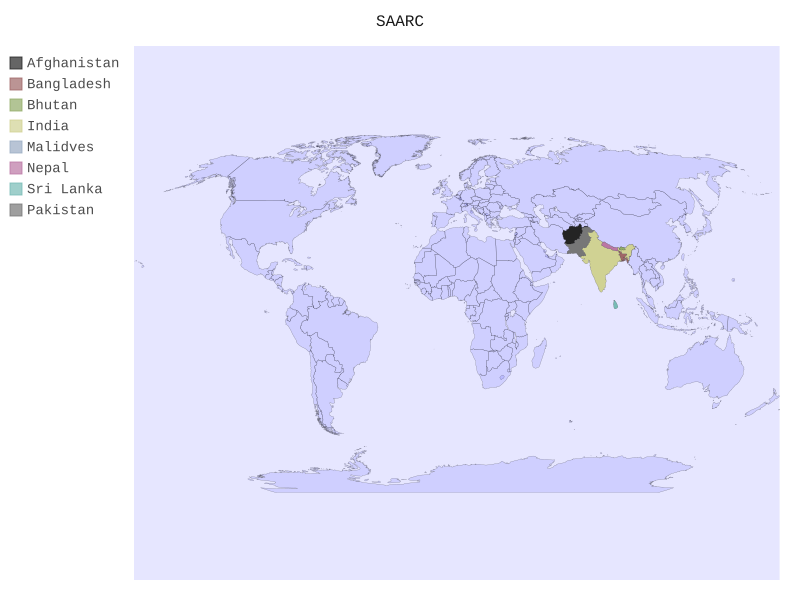

This chart was generated by the following Python code:
#!/usr/bin/env python3
"""File: saarc.py
   Name: D.Saravanan
   Date: 14/07/2020
   Cmnt: SAARC countries plot using pygal
"""
import pygal
from pygal.style import LightStyle

saarc_chart = pygal.maps.world.World(style=LightStyle)
saarc_chart.add('Afghanistan', [('af', 1)])
saarc_chart.add('Bangladesh', [('bd', 1)])
saarc_chart.add('Bhutan', [('bt', 1)])
saarc_chart.add('India', [('in', 1)])
saarc_chart.add('Malidves', [('mv', 1)]) 
saarc_chart.add('Nepal', [('np', 1)])
saarc_chart.add('Sri Lanka', [('lk', 1)])
saarc_chart.add('Pakistan', [('pk', 1)])
saarc_chart.title = "SAARC"

# Render file
saarc_chart.render_to_file('saarc.svg')
